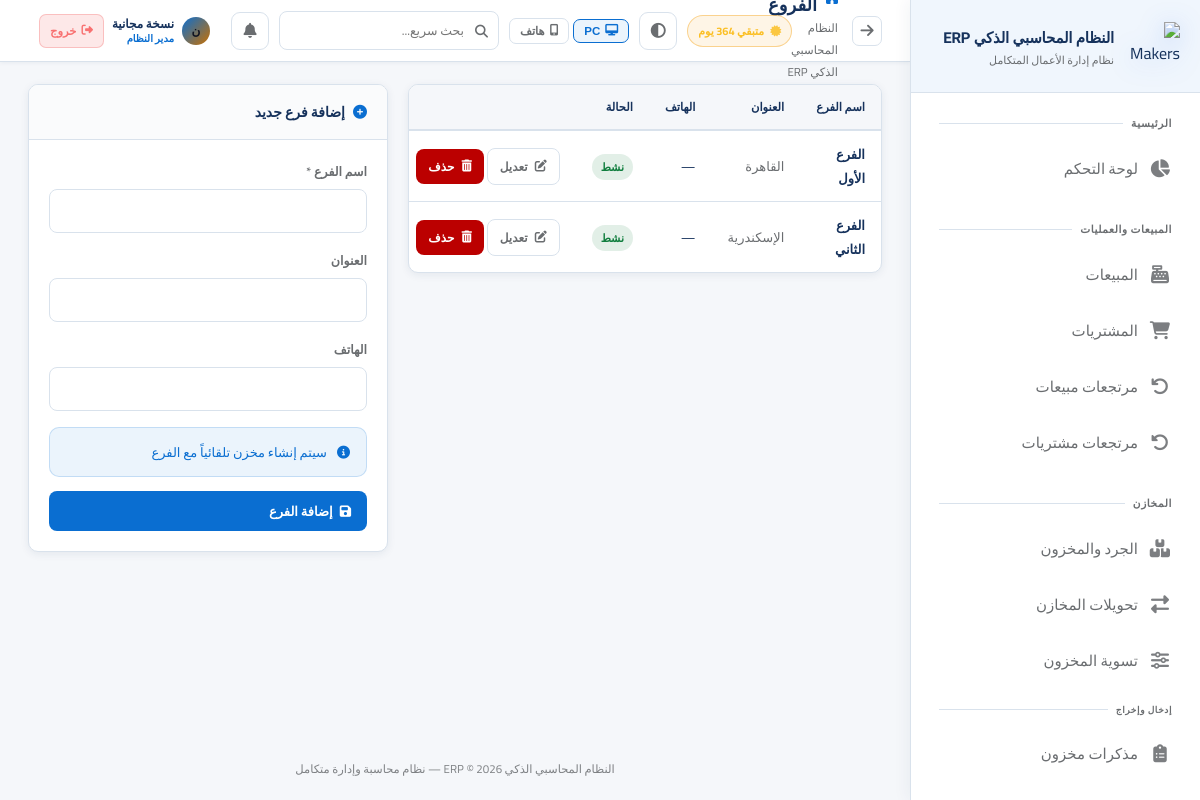
Page /settings/branches (signed in) on the committed database.
### app.py (models this page shows, shortened)
class AppSetting(db.Model):
    id = db.Column(db.Integer, primary_key=True)
    key = db.Column(db.String(80), unique=True, nullable=False)
    value = db.Column(db.Text)

class User(UserMixin, db.Model):
    id = db.Column(db.Integer, primary_key=True)
    username = db.Column(db.String(80), unique=True, nullable=False)
    password_hash = db.Column(db.String(256))
    full_name = db.Column(db.String(120))
    role = db.Column(db.String(20), default='user')  # developer, admin, manager, user
    branch_id = db.Column(db.Integer, db.ForeignKey('branch.id'))
    is_active = db.Column(db.Boolean, default=True)
    created_at = db.Column(db.DateTime, default=datetime.utcnow)
    last_seen = db.Column(db.DateTime, nullable=True)
    last_ip = db.Column(db.String(64), nullable=True)
    last_user_agent = db.Column(db.String(256), nullable=True)
    permissions = db.Column(db.Text)  # JSON list of permission keys; empty = استخدام صلاحيات الدور

class Branch(db.Model):
    id = db.Column(db.Integer, primary_key=True)
    name = db.Column(db.String(100), nullable=False)
    address = db.Column(db.String(200))
    phone = db.Column(db.String(20))
    is_active = db.Column(db.Boolean, default=True)
    users = db.relationship('User', backref='branch', lazy=True)
    warehouses = db.relationship('Warehouse', backref='branch', lazy=True)

### app.py (the view)
@app.route('/settings/branches')
@login_required
@admin_required
def branches():
    branches = Branch.query.all()
    return render_template('branches.html', branches=branches)

### templates/branches.html (shortened to what this page needs)
{% extends 'base.html' %}
{% set block_icon = 'fas fa-building' %}
{% block content %}
<div style="display:grid;grid-template-columns:1fr 360px;gap:20px;align-items:start;" class="branches-page-grid">
<div class="card"><div class="table-container"><table>
    <thead><tr><th>اسم الفرع</th><th>العنوان</th><th>الهاتف</th><th>الحالة</th><th style="width:200px;"></th></tr></thead>
    <tbody>
        {% for b in branches %}
        <tr>
            <td style="font-weight:700;">{{ b.name }}</td>
            <td style="color:var(--text-muted);">{{ b.address or '—' }}</td>
            <td>{{ b.phone or '—' }}</td>
            <td><span class="badge {{ 'badge-success' if b.is_active else 'badge-secondary' }}">{{ 'نشط' if b.is_active else 'موقوف' }}</span></td>
            <td style="white-space:nowrap;">
                <a href="{{ url_for('edit_branch', id=b.id) }}" class="btn btn-sm btn-outline"><i class="fas fa-edit"></i> تعديل</a>
                {% if b.is_active and can('record_delete') %}
                <form method="POST" action="{{ url_for('delete_branch', id=b.id) }}" style="display:inline;" onsubmit="return confirm('إيقاف الفرع والمخازن التابعة؟');">
                    <button type="submit" class="btn btn-sm btn-danger"><i class="fas fa-trash-alt"></i> حذف</button>
                </form>
                {% endif %}
            </td>
        </tr>
        {% else %}
        <tr><td colspan="5"><div class="empty-state"><i class="fas fa-building"></i><h3>لا توجد فروع</h3></div></td></tr>
        {% endfor %}
    </tbody>
</table></div></div>
<div class="card">
    <div class="card-header"><div class="card-title"><i class="fas fa-plus-circle"></i> إضافة فرع جديد</div></div>
    <div class="card-body">
        <form method="POST" action="{{ url_for('add_branch') }}">
            <div class="form-group"><label class="form-label">اسم الفرع *</label><input type="text" name="name" class="form-control" required></div>
            <div class="form-group"><label class="form-label">العنوان</label><input type="text" name="address" class="form-control"></div>
            <div class="form-group"><label class="form-label">الهاتف</label><input type="text" name="phone" class="form-control"></div>
            <div class="alert alert-info"><i class="fas fa-info-circle"></i> سيتم إنشاء مخزن تلقائياً مع الفرع</div>
            <button type="submit" class="btn btn-primary" style="width:100%;"><i class="fas fa-save"></i> إضافة الفرع</button>
        </form>
    </div>
</div>
</div>
{% endblock %}

### templates/base.html (shortened to what this page needs)
<!DOCTYPE html>
<html lang="ar" dir="rtl" data-theme="fiori" data-layout-default="{{ layout_max_width | default('1400px') }}">
<head>
    <link rel="stylesheet" href="https://cdnjs.cloudflare.com/ajax/libs/font-awesome/6.5.0/css/all.min.css">
    <link rel="stylesheet" href="{{ url_for('static', filename='css/style.css') }}">
</head>
<body>
<aside class="sidebar sidebar-enterprise" id="sidebar">
    <div class="sidebar-logo">
        <div class="logo-icon">
            <img src="{{ url_for('static', filename='img/logo-makers-erp-3d.png') }}" alt="Makers ERP">
        </div>
        <div class="logo-text">
            <div class="name">{{ app_brand_title | default('النظام المحاسبي الذكي ERP') }}</div>
            <div class="sub">نظام إدارة الأعمال المتكامل</div>
        </div>
    </div>
    <nav class="sidebar-nav" id="sidebarNav" style="display:flex;flex-direction:column;padding-bottom:8px;">
        <div class="nav-section">
            <div class="nav-label">الرئيسية</div>
            {% if can('dashboard') %}
            <a href="{{ url_for('dashboard') }}" class="nav-link {% if request.endpoint=='dashboard' %}active{% endif %}">
                <i class="fas fa-chart-pie"></i><span class="label">لوحة التحكم</span>
            </a>
            {% endif %}
        </div>
        {% if can('sales') or can('purchases') or can('returns') %}
        <div class="nav-section">
            <div class="nav-label">المبيعات والعمليات</div>
            {% if can('sales') %}
            <a href="{{ url_for('sales') }}" class="nav-link {% if 'sale' in (request.endpoint or '') and 'return' not in (request.endpoint or '') and 'report' not in (request.endpoint or '') %}active{% endif %}">
                <i class="fas fa-cash-register"></i><span class="label">المبيعات</span>
            </a>
            {% endif %}
            {% if can('purchases') %}
            <a href="{{ url_for('purchases') }}" class="nav-link {% if 'purchase' in (request.endpoint or '') and 'return' not in (request.endpoint or '') and 'report' not in (request.endpoint or '') %}active{% endif %}">
                <i class="fas fa-shopping-cart"></i><span class="label">المشتريات</span>
            </a>
            {% endif %}
            {% if can('returns') %}
            <a href="{{ url_for('sale_returns') }}" class="nav-link {% if request.endpoint in ['sale_returns','new_sale_return'] %}active{% endif %}">
                <i class="fas fa-undo"></i><span class="label">مرتجعات مبيعات</span>
            </a>
            <a href="{{ url_for('purchase_returns') }}" class="nav-link {% if request.endpoint in ['purchase_returns','new_purchase_return'] %}active{% endif %}">
                <i class="fas fa-undo-alt"></i><span class="label">مرتجعات مشتريات</span>
            </a>
            {% endif %}
        </div>
        {% endif %}
        {% if can('inventory') or can('transfers') or can('adjust_stock') %}
        <div class="nav-section">
            <div class="nav-label">المخازن</div>
            {% if can('inventory') %}
            <a href="{{ url_for('inventory') }}" class="nav-link {% if request.endpoint=='inventory' %}active{% endif %}">
                <i class="fas fa-boxes"></i><span class="label">الجرد والمخزون</span>
            </a>
            {% endif %}
            {% if can('transfers') %}
            <a href="{{ url_for('transfers') }}" class="nav-link {% if 'transfer' in (request.endpoint or '') %}active{% endif %}">
                <i class="fas fa-exchange-alt"></i><span class="label">تحويلات المخازن</span>
            </a>
            {% endif %}
            {% if can('adjust_stock') %}
            <a href="{{ url_for('adjust_stock') }}" class="nav-link {% if request.endpoint=='adjust_stock' %}active{% endif %}">
                <i class="fas fa-sliders-h"></i><span class="label">تسوية المخزون</span>
            </a>
            {% endif %}
            {% if can('inventory') %}
            <div class="nav-label" style="padding-top:10px;font-size:9px;">إدخال وإخراج</div>
            <a href="{{ url_for('inventory_memos_list') }}" class="nav-link ">
                <i class="fas fa-clipboard-list"></i><span class="label">مذكرات مخزون</span>
            </a>
            {% endif %}
        </div>
        {% endif %}
        {% if can('customers') or can('suppliers') or can('employees') %}
        <div class="nav-section">
        </div>
        {% endif %}
    </nav>
</aside>
<main class="main-content">
    <div class="topbar">
        <div style="display:flex;align-items:center;gap:14px;">
            <button type="button" onclick="history.back()" class="icon-btn" title="رجوع" style="font-size:15px;flex-shrink:0;"><i class="fas fa-arrow-right"></i></button>
            <div>
                <div class="page-title"><i class="{{ block_icon | default('fas fa-home') }}"></i>{% block page_title %}الرئيسية{% endblock %}</div>
                <div class="breadcrumb">{% block breadcrumb %}{{ app_brand_title }}{% endblock %}</div>
            </div>
        </div>
        <div class="topbar-right">
            {% if subscription_status %}
            <span class="sub-pill {% if subscription_status.kind in ('developer','permanent') %}ok{% elif subscription_status.kind in ('expired','none') %}bad{% else %}warn{% endif %}" title="حالة الاشتراك / الترخيص">
                <i class="fas fa-certificate" style="margin-left:6px;opacity:.85;"></i>{{ subscription_status.line }}
            </span>
            {% endif %}
            <button type="button" class="theme-toggle" onclick="erpToggleTheme()" title="تبديل الثيم (Fiori / فاتح / داكن)"><i class="fas fa-adjust"></i></button>
            <div class="erp-device-layout-tools" style="display:flex;align-items:center;gap:4px;flex-shrink:0;" title="وضع العرض — يُحفظ على هذا الجهاز فقط">
                <button type="button" id="btnLayoutPC" onclick="erpSetLayout('pc')" title="عرض PC"
                    style="display:flex;align-items:center;gap:5px;padding:5px 10px;border-radius:7px;font-size:11.5px;font-weight:700;
                           border:1px solid var(--border);background:transparent;color:var(--text-muted);cursor:pointer;transition:all .18s;">
                    <i class="fas fa-desktop"></i> PC
                </button>
                <button type="button" id="btnLayoutPhone" onclick="erpSetLayout('phone')" title="عرض هاتف"
                    style="display:flex;align-items:center;gap:5px;padding:5px 10px;border-radius:7px;font-size:11.5px;font-weight:700;
                           border:1px solid var(--border);background:transparent;color:var(--text-muted);cursor:pointer;transition:all .18s;">
                    <i class="fas fa-mobile-alt"></i> هاتف
                </button>
            </div>
            <div style="position:relative;" id="globalSearchWrapper">
                <div style="position:relative;">
                    <i class="fas fa-search" style="position:absolute;right:11px;top:50%;transform:translateY(-50%);color:var(--text-muted);font-size:13px;pointer-events:none;"></i>
                    <input type="text" id="globalSearchInput" placeholder="بحث سريع..." autocomplete="off"
                        style="width:220px;padding:7px 34px 7px 12px;background:rgba(255,255,255,.04);border:1px solid var(--border);
                               border-radius:8px;color:var(--text);font-family:Cairo,sans-serif;font-size:12.5px;transition:all .2s;"
                        onfocus="this.style.borderColor='var(--accent)';this.style.width='280px'"
                        onblur="setTimeout(()=>{this.style.borderColor='';this.style.width='220px';closeGlobalSearch()},200)">
                </div>
            </div>
            <div style="position:relative;" id="notifWrapper">
                <button class="notif-btn" onclick="toggleNotif()" title="الإشعارات">
                    <i class="fas fa-bell"></i>
                </button>
            </div>
            <div style="display:flex;align-items:center;gap:8px;padding:4px 10px;border-radius:10px;
                        background:rgba(255,255,255,.05);border:1px solid rgba(255,255,255,.09);
                        backdrop-filter:blur(12px);-webkit-backdrop-filter:blur(12px);flex-shrink:0;">
                <div style="width:28px;height:28px;border-radius:50%;background:linear-gradient(135deg,var(--accent),#c97000);
                            display:flex;align-items:center;justify-content:center;font-size:12px;font-weight:800;color:#0f1422;flex-shrink:0;">
                    {{ (current_user.full_name or current_user.username)[0] }}
                </div>
                <div style="line-height:1.3;min-width:0;">
                    <div style="font-size:12px;font-weight:700;color:var(--text);white-space:nowrap;overflow:hidden;text-overflow:ellipsis;max-width:100px;">
                        {{ current_user.full_name or current_user.username }}
                    </div>
                    <div style="font-size:10px;color:var(--accent);font-weight:600;">
                        {% if current_user.role=='developer' %}مطوّر النظام
                        {% elif current_user.role=='admin' %}مدير النظام
                        {% elif current_user.role=='manager' %}مشرف
                        {% else %}مستخدم{% endif %}
                    </div>
                </div>
                <a href="{{ url_for('logout') }}" title="تسجيل الخروج"
                   style="display:flex;align-items:center;gap:5px;padding:5px 10px;border-radius:7px;
                          background:rgba(239,68,68,.12);border:1px solid rgba(239,68,68,.25);
                          color:#f87171;font-size:11.5px;font-weight:700;text-decoration:none;white-space:nowrap;
                          transition:all .18s;flex-shrink:0;"
                   onmouseover="this.style.background='rgba(239,68,68,.22)';this.style.borderColor='rgba(239,68,68,.5)'"
                   onmouseout="this.style.background='rgba(239,68,68,.12)';this.style.borderColor='rgba(239,68,68,.25)'">
                    <i class="fas fa-sign-out-alt"></i> خروج
                </a>
            </div>
        </div>
    </div>
    <div class="content fade-in">
        {% block content %}{% endblock %}
    </div>
    <div class="app-footer-note">{{ app_brand_title }} © 2026 — نظام محاسبة وإدارة متكامل</div>
</main>
</body>
</html>

### rows in the picture
AppSetting: value "النظام المحاسبي الذكي ERP"
User: full_name "ن", full_name "نسخة مجانية"
Branch: name "الفرع الأول", address "القاهرة", phone "—", is_active "نشط"
Branch: name "الفرع الثاني", address "الإسكندرية", phone "—", is_active "نشط"

### other values in the picture
{{ subscription_status.line }} "متبقي 364 يوم"
